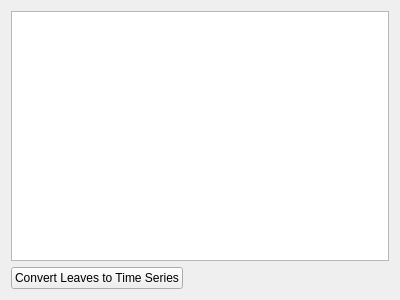
<?xml version="1.0" encoding="UTF-8"?>
<!--
######################################################################################################################
# Copyright (C) 2017-2022 Spine project consortium
# This file is part of Spine Toolbox.
# Spine Toolbox is free software: you can redistribute it and\/or modify it under the terms of the GNU Lesser General
# Public License as published by the Free Software Foundation, either version 3 of the License, or (at your option)
# any later version. This program is distributed in the hope that it will be useful, but WITHOUT ANY WARRANTY;
# without even the implied warranty of MERCHANTABILITY or FITNESS FOR A PARTICULAR PURPOSE. See the GNU Lesser General
# Public License for more details. You should have received a copy of the GNU Lesser General Public License along with
# this program. If not, see <http:\/\/www.gnu.org\/licenses\/>.
######################################################################################################################
-->
<ui version="4.0">
 <class>MapEditor</class>
 <widget class="QWidget" name="MapEditor">
  <property name="geometry">
   <rect>
    <x>0</x>
    <y>0</y>
    <width>400</width>
    <height>300</height>
   </rect>
  </property>
  <property name="windowTitle">
   <string>Form</string>
  </property>
  <layout class="QVBoxLayout" name="verticalLayout">
   <item>
    <widget class="MapTableView" name="map_table_view"/>
   </item>
   <item>
    <layout class="QHBoxLayout" name="horizontalLayout">
     <item>
      <widget class="QPushButton" name="convert_leaves_button">
       <property name="toolTip">
        <string>Converts leaf maps to time series.
Requires that all indexes are DateTimes
and values are floats.</string>
       </property>
       <property name="text">
        <string>Convert Leaves to Time Series</string>
       </property>
      </widget>
     </item>
     <item>
      <spacer name="horizontalSpacer">
       <property name="orientation">
        <enum>Qt::Horizontal</enum>
       </property>
       <property name="sizeHint" stdset="0">
        <size>
         <width>40</width>
         <height>20</height>
        </size>
       </property>
      </spacer>
     </item>
    </layout>
   </item>
  </layout>
 </widget>
 <customwidgets>
  <customwidget>
   <class>MapTableView</class>
   <extends>QTableView</extends>
   <header>spinetoolbox/widgets/custom_qtableview.h</header>
  </customwidget>
 </customwidgets>
 <resources/>
 <connections/>
</ui>
